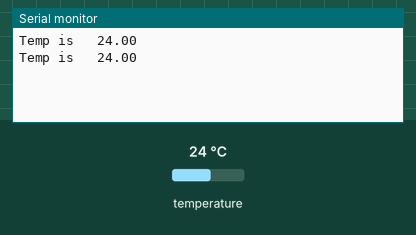
This sketch was run on a simulated Arduino Uno, built with avr-gcc and run on an emulated ATmega328P. On the bench: the last lines printed to the serial monitor. Wiring (inferred from the names in the program): TMP102 temperature sensor at I2C address 0x48. Inputs (shaded band) come from the test bench; at power-on: temperature 24 °C.

Above: at 5.8 s.
5.9 s: temperature set to 12 °C
At 10.9 s:
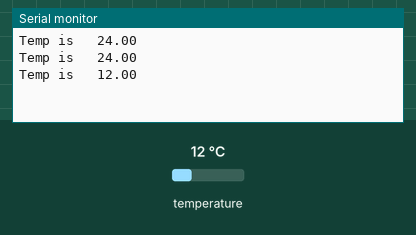
11.9 s: temperature set to 19 °C
At 15.9 s:
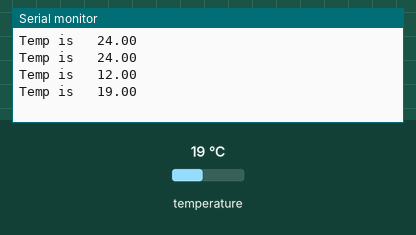
Timing chart, 0 to 17.4 s (numbered marks = the images above; inputs shaded):
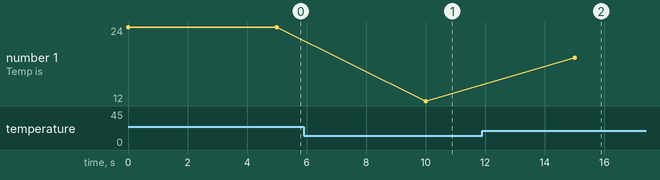

Measured:
- after the input at 5.9 s, the serial monitor: prints a new line after 4.1 s (image 1)
- after the input at 11.9 s, the serial monitor: prints a new line after 3.1 s (image 2)
- plotted number 1: 24 → 12 after the input at 5.9 s, 12 → 19 after the input at 11.9 s

The sketch:

code.ino
```cpp
/* TMP102 temperature sensor interfacing

   Hardware Component :
        ESP8266
        TMP102

   Circuit info:
        Connect VCC of TMP102 to 3V of ESP8266
        Connect GND of TMP102 to G of ESP8266
        Connect SCL of TMP102 to D1 of ESP8266
        Connect SDA of TMP102 to D2 of ESP8266

   Author : IEEE Projects Bengaluru

   Contact us:
       Website: https://ieeeprojectsbengaluru.godaddysites.com/
       Youtube Channel: https://www.youtube.com/channel/UCKEkm5M_eVhb_NLZtv-M8MA

*/

#include "Wire.h"

// This is the I2C address of the senso
#define TMP102_ADDRESS 72

void setup()
{
  // Start the I2C library
  Wire.begin();

  //Start serial communication at 115200 baud
  Serial.begin(115200);
  Serial.flush();
}

void loop()
{
  getTemperature();
  delay(5000);
}

void getTemperature()
{
  //These are the bytes we read from the TMP102 temperature registers
  byte firstbyte, secondbyte;
  int val;
  float temperature;

  // Begin the transmission with the sensor address
  Wire.beginTransmission(TMP102_ADDRESS);

  // Sends instruction byte
  Wire.write(0x00);

  // This ends transmission of data from the Arduino to the Temperature sensor
  Wire.endTransmission();

  // Request 2 bytes of data
  Wire.requestFrom(TMP102_ADDRESS, 2);
  Wire.endTransmission();

  // Read two bytes of data
  firstbyte      = (Wire.read());
  secondbyte     = (Wire.read());

  // Concat two bytes
  val = firstbyte;
  if ((firstbyte & 0x80) > 0)
  {
    val |= 0x0F00;
  }
  val <<= 4;
  val |= (secondbyte >> 4);

  // Get temperature
  temperature = (val * 0.0625);

  // Print temperature
  Serial.print("Temp is ");
  Serial.print("\t");
  Serial.println(temperature);

}
```
